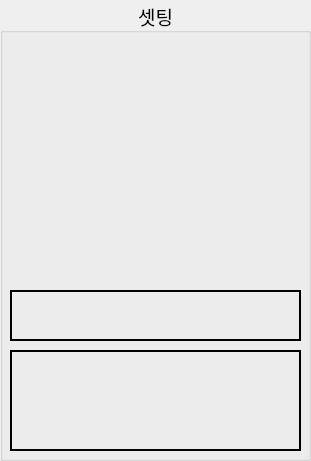
   <widget class="QGroupBox" name="gb_egg">
    <property name="geometry">
     <rect>
      <x>30</x>
      <y>30</y>
      <width>311</width>
      <height>461</height>
     </rect>
    </property>
    <property name="font">
     <font>
      <family>HY헤드라인M</family>
      <pointsize>14</pointsize>
     </font>
    </property>
    <property name="title">
     <string>셋팅</string>
    </property>
    <property name="alignment">
     <set>Qt::AlignCenter</set>
    </property>
    <property name="flat">
     <bool>false</bool>
    </property>
    <property name="checkable">
     <bool>false</bool>
    </property>
    <widget class="QLabel" name="lb_egg">
     <property name="geometry">
      <rect>
       <x>40</x>
       <y>40</y>
       <width>230</width>
       <height>230</height>
      </rect>
     </property>
     <property name="text">
      <string/>
     </property>
     <property name="pixmap">
      <pixmap>../../../PycharmProjects/untitled/egg/달걀/egg0.png</pixmap>
     </property>
     <property name="scaledContents">
      <bool>true</bool>
     </property>
    </widget>
    <widget class="QLabel" name="lb_dday">
     <property name="geometry">
      <rect>
       <x>10</x>
       <y>350</y>
       <width>291</width>
       <height>101</height>
      </rect>
     </property>
     <property name="font">
      <font>
       <pointsize>47</pointsize>
      </font>
     </property>
     <property name="cursor">
      <cursorShape>ArrowCursor</cursorShape>
     </property>
     <property name="frameShape">
      <enum>QFrame::WinPanel</enum>
     </property>
     <property name="text">
      <string/>
     </property>
     <property name="alignment">
      <set>Qt::AlignCenter</set>
     </property>
    </widget>
    <widget class="QLabel" name="lb_name">
     <property name="geometry">
      <rect>
       <x>10</x>
       <y>290</y>
       <width>291</width>
       <height>51</height>
      </rect>
     </property>
     <property name="font">
      <font>
       <family>HY견고딕</family>
       <pointsize>20</pointsize>
      </font>
     </property>
     <property name="mouseTracking">
      <bool>false</bool>
     </property>
     <property name="focusPolicy">
      <enum>Qt::NoFocus</enum>
     </property>
     <property name="acceptDrops">
      <bool>false</bool>
     </property>
     <property name="styleSheet">
      <string notr="true"/>
     </property>
     <property name="frameShape">
      <enum>QFrame::WinPanel</enum>
     </property>
     <property name="text">
      <string/>
     </property>
     <property name="alignment">
      <set>Qt::AlignCenter</set>
     </property>
    </widget>
   </widget>
